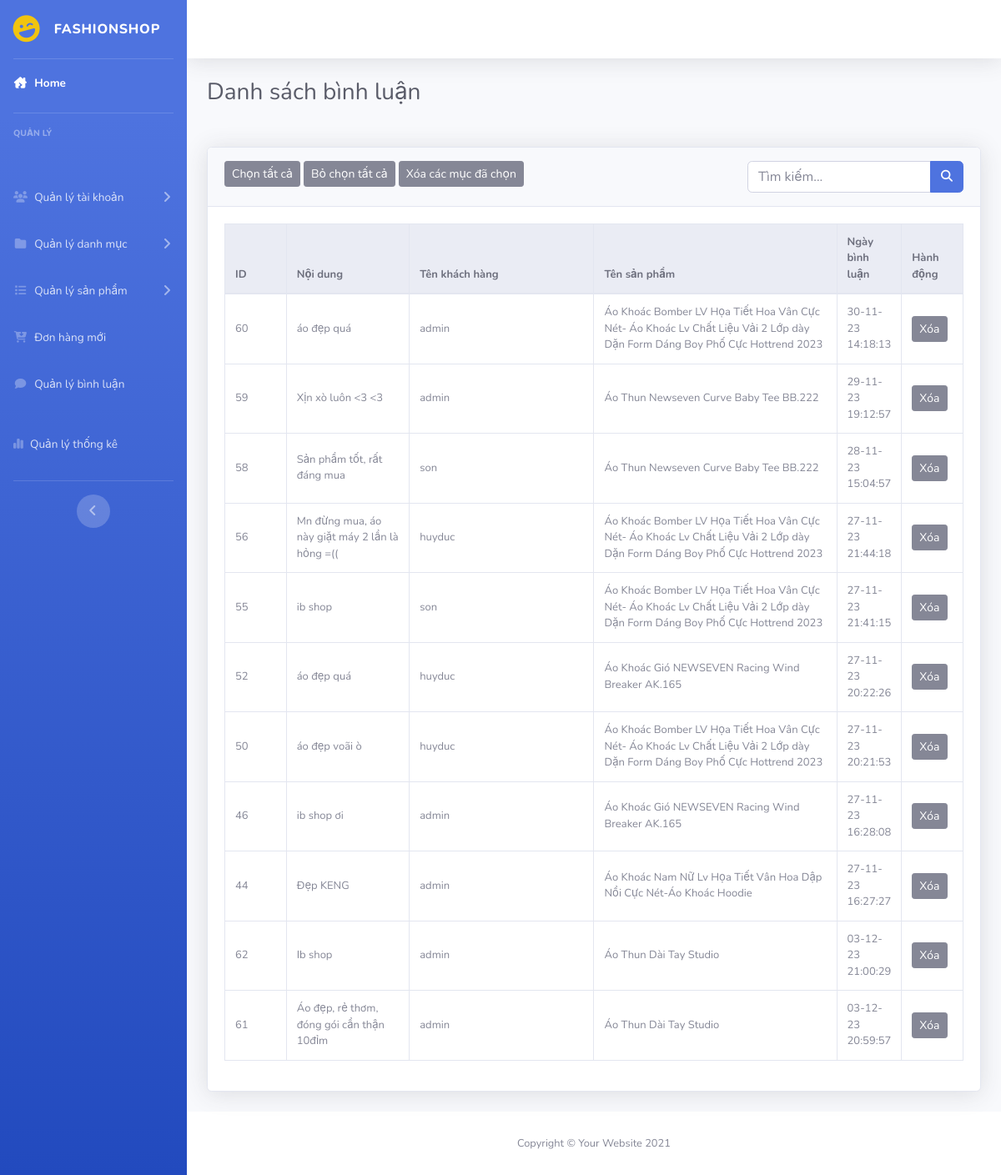
Page /admin/index.php?act=dsbinhluan on the earlier database version.
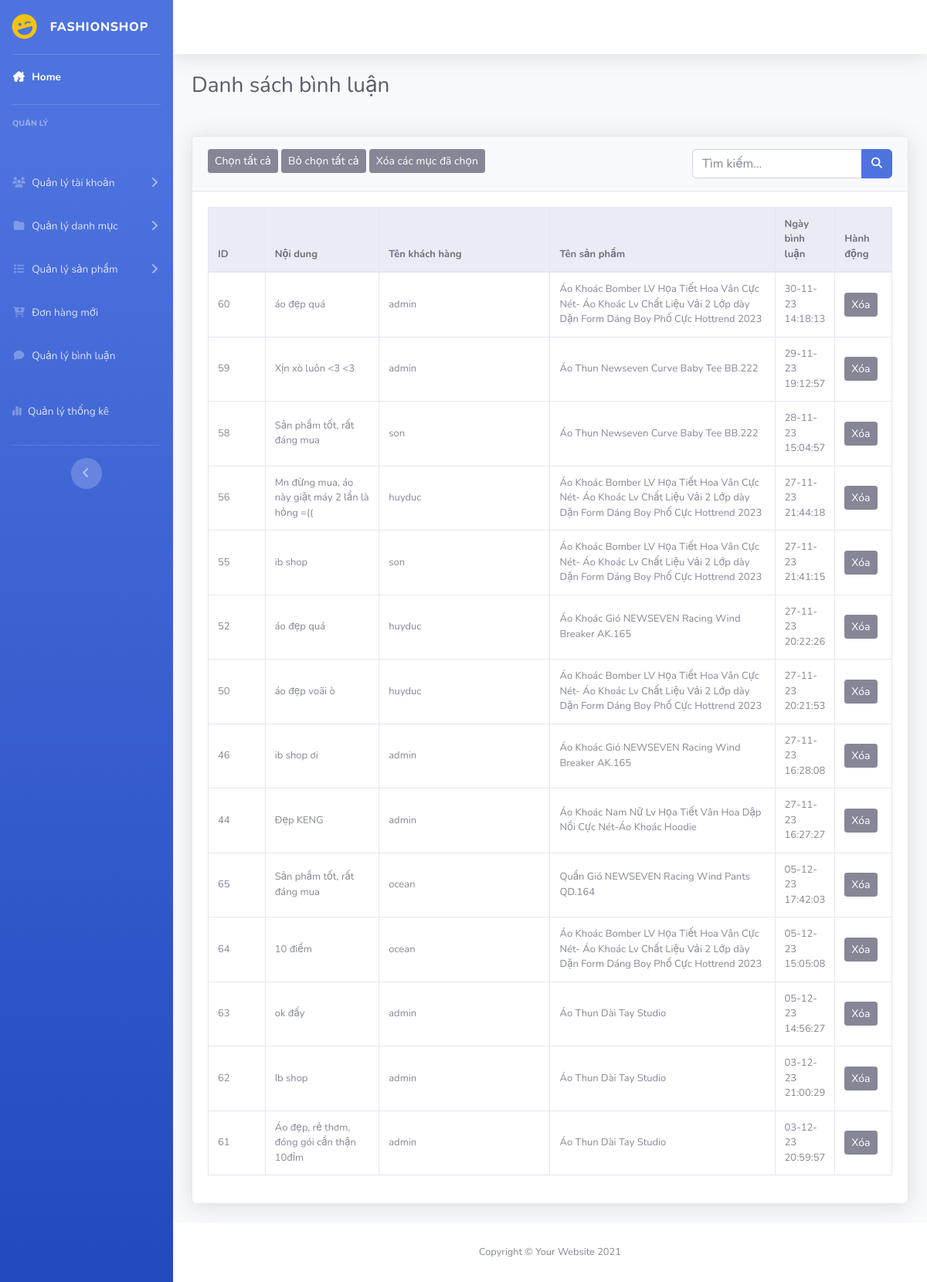
Same page on the later database version.
### tables this page shows
CREATE TABLE `binhluan` (
  `id` int(10) NOT NULL COMMENT 'Id bình luận',
  `noidung` varchar(255) NOT NULL COMMENT 'Nội dung bình luận',
  `iduser` int(10) NOT NULL COMMENT 'Id tài khoản',
  `idpro` int(10) NOT NULL COMMENT 'Id sản phẩm',
  `ngaybinhluan` varchar(50) DEFAULT NULL COMMENT 'Ngày bình luận'
);

CREATE TABLE `taikhoan` (
  `id` int(11) NOT NULL COMMENT 'Id khách hàng',
  `user` varchar(50) NOT NULL COMMENT 'Tên đăng nhập',
  `fullname` varchar(255) NOT NULL,
  `pass` varchar(50) NOT NULL COMMENT 'Mật khẩu',
  `email` varchar(255) NOT NULL COMMENT 'Email',
  `address` varchar(255) DEFAULT NULL COMMENT 'Địa chỉ',
  `tel` varchar(20) DEFAULT NULL COMMENT 'Số điện thoại',
  `role` int(11) NOT NULL DEFAULT 0 COMMENT 'Quyền hạn: \r\n1 Admin \r\n2 Khách hàng\r\n'
);

CREATE TABLE `sanpham` (
  `id` int(11) NOT NULL COMMENT 'Id sản phẩm',
  `name` varchar(255) NOT NULL COMMENT 'Tên sản phẩm',
  `img` varchar(225) NOT NULL,
  `price_niemyet` double(10,2) NOT NULL DEFAULT 0.00 COMMENT 'Giá sản phẩm',
  `price_sale` int(100) NOT NULL COMMENT 'Giá sale',
  `mota` text NOT NULL COMMENT 'Mô tả',
  `luotxem` int(11) NOT NULL DEFAULT 0 COMMENT 'Lượt xem',
  `iddm` int(11) NOT NULL COMMENT 'Id danh mục'
);

### model/pdo.php (called while the page is built, shortened)
<?php
function pdo_get_connection(){
    $servername = "localhost";
    $username = "root";
    $password = "";
    try {
        $conn = new PDO("mysql:host=$servername;dbname=duan1_09", $username, $password);
        $conn->setAttribute(PDO::ATTR_ERRMODE, PDO::ERRMODE_EXCEPTION);
        return $conn;
    } catch(PDOException $e) {
        echo "Connection failed: " . $e->getMessage();
    }
}
function pdo_query($sql){
    $sql_args=array_slice(func_get_args(),1);
    try{
        $conn=pdo_get_connection();
        $stmt=$conn->prepare($sql);
        $stmt->execute($sql_args);
        $rows=$stmt->fetchAll();
        return $rows;
    }
    catch(PDOException $e){
        throw $e;
    }
    finally{
        unset($conn);
    }
}
?>

### model/binhluan.php (called while the page is built, shortened)
<?php
function danhsach_binhluan()
{
    $sql = "SELECT binhluan.id, binhluan.noidung, sanpham.name, taikhoan.user, binhluan.ngaybinhluan FROM binhluan JOIN sanpham on sanpham.id = binhluan.idpro join taikhoan on taikhoan.id = binhluan.iduser order by binhluan.ngaybinhluan desc";
    $result = pdo_query($sql);
    return $result;
}

### admin/binhluan/dsbinhluan.php (the view, shortened to what this page needs)
<div class="container-fluid">
    <h1 class="h3 mb-2 text-gray-800 mb-5">Danh sách bình luận</h1>
    <div class="card shadow mb-4">
        <div class="card-header py-3">
            <button class="btn btn-secondary btn-sm">Chọn tất cả</button>
            <button class="btn btn-secondary btn-sm">Bỏ chọn tất cả</button>
            <button class="btn btn-secondary btn-sm">Xóa các mục đã chọn</button>
            <form action="" class="float-right">
                <div class="input-group">
                    <input type="text" class="form-control" name="kyw" placeholder="Tìm kiếm...">
                    <div class="input-group-append">
                        <button class="btn btn-primary" type="submit" name="search">
                            <i class="fas fa-search fa-sm"></i>
                        </button>
                    </div>
                </div>
            </form>
        </div>
        <div class="card-body">
            <div class="table-responsive">
                <table class="table table-bordered" width="100%" cellspacing="0">
                    <thead class="thead-light">
                        <tr>
                            <th>ID</th>
                            <th>Nội dung</th>
                            <th>Tên khách hàng</th>
                            <th>Tên sản phẩm</th>
                            <th>Ngày bình luận</th>
                            <th>Hành động</th>
                        </tr>
                    </thead>
                    <tbody>
                        <?php
                        foreach ($dsbl as $key => $value) : ?>
                            <tr>
                                <td class="col-1 align-middle"><?php echo $value['id'] ?></td>
                                <td class="col-2 align-middle"><?php echo $value['noidung'] ?></td>
                                <td class="col-3 align-middle"><?php echo $value['user'] ?></td>
                                <td class="col-3 align-middle"><?php echo $value['name'] ?></td>
                                <td class="col-1 align-middle"><?php echo $value['ngaybinhluan'] ?></td>
                                <td class="col-1 align-middle"><a onclick="confirmDelete('<?php echo $value['id'] ?>')"><button class="btn btn-secondary btn-sm">Xóa</button></a></td>
                            </tr>
                        <?php endforeach; ?>
                    </tbody>
                </table>
            </div>
        </div>
    </div>
</div>

### admin/header.php (shortened to what this page needs)
<!DOCTYPE html>
<html lang="en">
<head>
    <link rel="stylesheet" href="../assets/css/style_admin.css">
    <link href="../assets/vendor/fontawesome-free/css/all.min.css" rel="stylesheet" type="text/css">
    <link rel="stylesheet" href="https://cdnjs.cloudflare.com/ajax/libs/font-awesome/6.4.2/css/all.min.css" />
    <link href="../assets/css/sb-admin-2.min.css" rel="stylesheet">
    <link href="../assets/vendor/datatables/dataTables.bootstrap4.min.css" rel="stylesheet">
</head>
<body id="page-top">

### admin/boxleft.php (shortened to what this page needs)
<div id="wrapper">
    <ul class="navbar-nav bg-gradient-primary sidebar sidebar-dark accordion" id="accordionSidebar">
        <a class="sidebar-brand d-flex align-items-center justify-content-center" href="?act=home">
            <div class="sidebar-brand-icon rotate-n-15">
                <i class="fas fa-laugh-wink" style="color: #f1c40f;"></i>
            </div>
            <div class="sidebar-brand-text mx-3">FashionShop</div>
        </a>
        <hr class="sidebar-divider my-0">
        <li class="nav-item active">
            <a class="nav-link" href="?act=home">
                <i class="fas fa-fw fa-house-damage"></i>
                <span>Home</span>
        </li>
        <hr class="sidebar-divider">
        <div class="sidebar-heading">
            Quản lý
        </div>
        <li class="nav-item">
            <a class="nav-link collapsed" href="#" data-toggle="collapse" data-target="#collapseTwo" aria-expanded="true" aria-controls="collapseTwo">
                <i class="fas fa-fw fa-users"></i>
                <span>Quản lý tài khoản</span>
            </a>
        </li>
        <li class="nav-item">
            <a class="nav-link collapsed" href="#" data-toggle="collapse" data-target="#collapseThree" aria-expanded="true" aria-controls="collapseThree">
                <i class="fas fa-fw fa-folder"></i>
                <span>Quản lý danh mục</span>
            </a>
        </li>
        <li class="nav-item">
            <a class="nav-link collapsed" href="#" data-toggle="collapse" data-target="#collapseFour" aria-expanded="true" aria-controls="collapseFour">
                <i class="fas fa-fw fa-list"></i>
                <span>Quản lý sản phẩm</span>
            </a>
        </li>
        <li class="nav-item">
            <a class="nav-link" href="?act=dsdonhang">
                <i class="fas fa-fw fa-cart-arrow-down"></i>
                <span>Đơn hàng mới</span></a>
        </li>
        <li class="nav-item mb-3">
            <a class="nav-link" href="?act=dsbinhluan">
                <i class="fas fa-fw fa-comment"></i>
                <span>Quản lý bình luận</span></a>
        </li>
        <li class="nav-item mb-3">
            <a class="nav-link" href="?act=dsthongke">
                <i class="fa-solid fa-chart-simple"></i>
                <span>Quản lý thống kê</span></a>
        </li>
        <hr class="sidebar-divider d-none d-md-block">
        <div class="text-center d-none d-md-inline">
            <button class="rounded-circle border-0" id="sidebarToggle"></button>
        </div>
    </ul>

### admin/menu.php (shortened to what this page needs)
<div id="content-wrapper" class="d-flex flex-column">
    <div id="content">
        <nav class="navbar navbar-expand navbar-light bg-white topbar mb-4 static-top shadow">
            <ul class="navbar-nav ml-auto">
                <li class="nav-item dropdown no-arrow">
                    <a class="nav-link dropdown-toggle" href="#" id="userDropdown" role="button" data-toggle="dropdown" aria-haspopup="true" aria-expanded="false">
                    </a>
                </li>
            </ul>
        </nav>

### admin/index.php (shortened to what this page needs)
<?php
include "../model/pdo.php";
include "../model/binhluan.php";
include 'header.php';
include 'boxleft.php';
include 'menu.php';
?>
<div>
    <?php
    if (isset($_GET['act']) && $_GET['act'] != "") {
        $act = $_GET['act'];
        switch ($act) {
            case 'dsbinhluan':
                $dsbl = danhsach_binhluan();
                include "binhluan/dsbinhluan.php";
                break;
        }
    } else {
        include "trangchu/home.php";
    }
    ?>
</div>
<?php
include 'footer.php';
?>

### admin/footer.php (shortened to what this page needs)
            <footer class="sticky-footer bg-white">
                <div class="container my-auto">
                    <div class="copyright text-center my-auto">
                        <span>Copyright &copy; Your Website 2021</span>
                    </div>
                </div>
            </footer>
        </div>
    </div>
</body>
</html>

### assets/css/style_admin.css (style rules this page uses)
div#content { margin: 0px; }
.card-body { flex: 1 1 auto; min-height: 1px; padding: 1.25rem; margin: 0px; }
.card-header:first-child { border-radius: calc(0.35rem - 1px) calc(0.35rem - 1px) 0 0; margin: 0px; }
table tbody td:nth-child(4) { width: 100px; }
.card-body { flex: 1 1 auto; min-height: 1px; padding: 1.25rem; font-size: 13px; }

Differences in the rows shown:
added binhluan: id "65", noidung "Sản phẩm tốt, rất đáng mua", iduser.user "ocean", idpro.name "Quần Gió NEWSEVEN Racing Wind Pants QD.164", ngaybinhluan "05-12-23 17:42:03"
added binhluan: id "64", noidung "10 điểm", iduser.user "ocean", idpro.name "Áo Khoác Bomber LV Họa Tiết Hoa Vân Cực Nét- Áo Khoác Lv Chất Liệu Vải 2 Lớp dày Dặn Form Dáng Boy Phố Cực Hottrend 2023", ngaybinhluan "05-12-23 15:05:08"
added binhluan: id "63", noidung "ok đấy", iduser.user "admin", idpro.name "Áo Thun Dài Tay Studio", ngaybinhluan "05-12-23 14:56:27"
